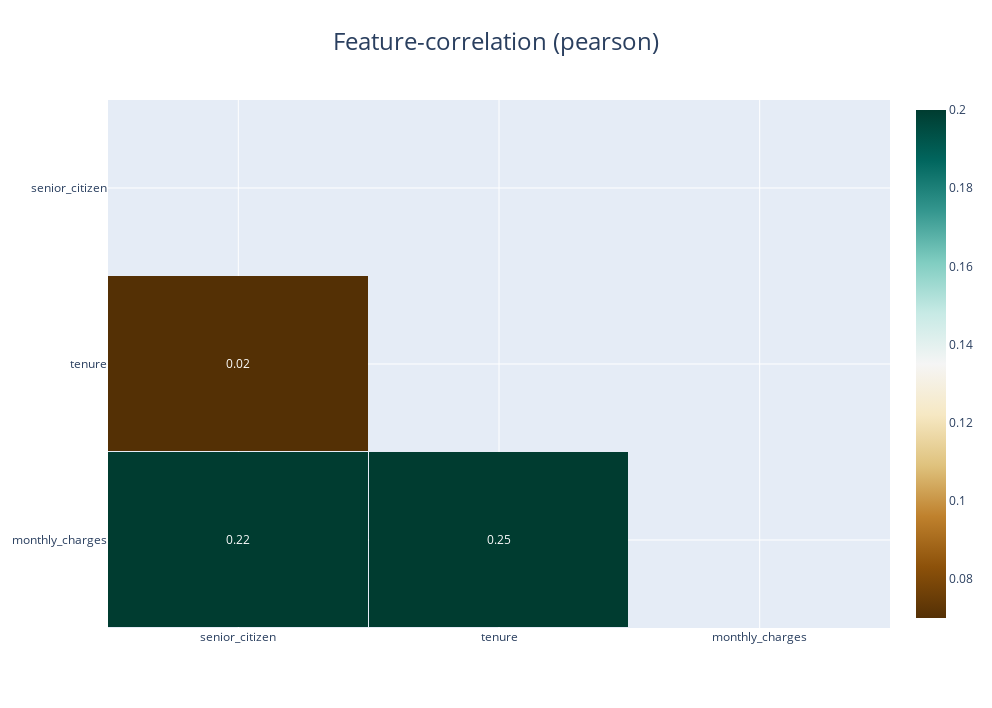

The notebook cell saved with this chart:
### Code cell
klib.corr_interactive_plot(df_cleaned,figsize= (7, 4)).show()# returns an interactive correlation plot using plotly

### Figure 1 — Plotly figure (JSON) as saved in the notebook; plotly's stock layout.template omitted (floating-point values rounded to 4 significant figures)
{"data": [{"colorscale": [[0, "rgb(84,48,5)"], [0.1, "rgb(140,81,10)"], [0.2, "rgb(191,129,45)"], [0.3, "rgb(223,194,125)"], [0.4, "rgb(246,232,195)"], [0.5, "rgb(245,245,245)"], [0.6, "rgb(199,234,229)"], [0.7, "rgb(128,205,193)"], [0.8, "rgb(53,151,143)"], [0.9, "rgb(1,102,94)"], [1, "rgb(0,60,48)"]], "hoverongaps": false, "text": [["", 0.25, 0.22], ["", "", 0.02], ["", "", ""]], "textfont": {"size": 12}, "texttemplate": "%{text}", "type": "heatmap", "x": ["monthly_charges", "tenure", "senior_citizen"], "xgap": 1, "y": ["monthly_charges", "tenure", "senior_citizen"], "ygap": 1, "z": [[null, 0.2479, 0.2202], [null, null, 0.01657], [null, null, null]], "zmax": 0.2, "zmin": 0.07}], "layout": {"autosize": true, "height": 708.8, "title": {"font": {"size": 24}, "text": "Feature-correlation (pearson)", "x": 0.5}, "width": 992.4, "xaxis": {"autorange": "reversed"}}}
